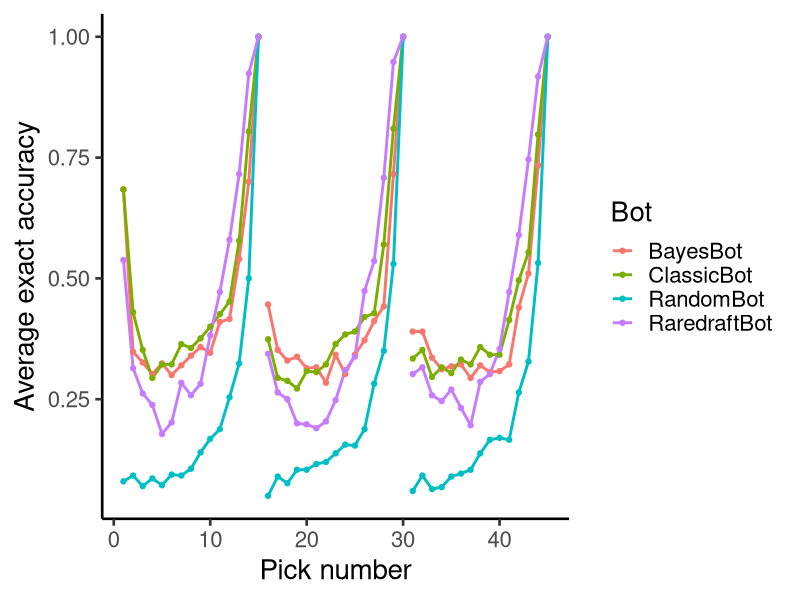
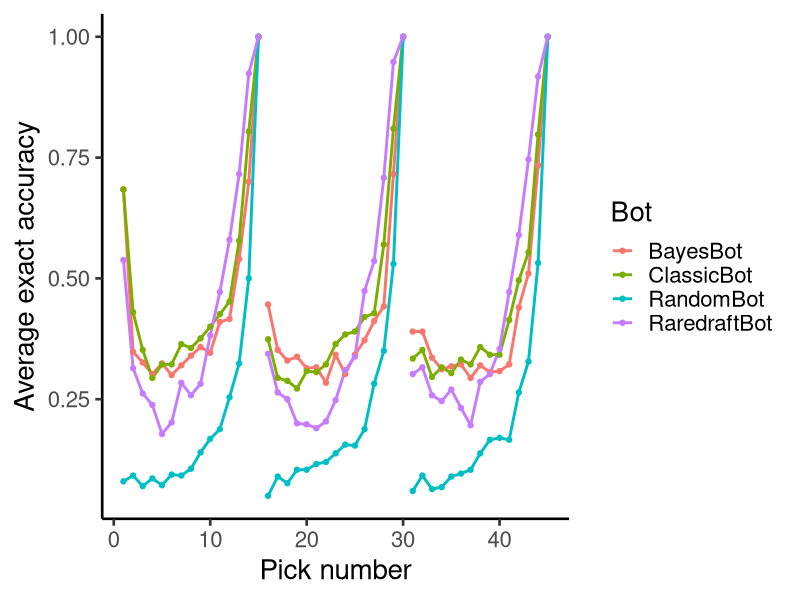

Reproduce these figures in R, in order.
library(ggplot2)
library(ggthemes)
library(dplyr)
library(tidyr)

# Sets working directory
setwd("~/../Documents/Projects/Draftsim/MTG/bots") # Henry's computer
#setwd("~/Projects/MTG/MTG-git/bots/output_files/") # Arseny's computer

# Loads in data
exact <- read.csv("exact_correct.tsv", sep = "\t")
fuzzy <- read.csv("fuzzy_correct.tsv", sep = "\t")
rank_error <- read.csv("rank_error.tsv", sep = "\t")
card_acc <- read.csv("card_accuracies.tsv", sep = "\t")

# Plots average differences in pick order. Makes sure that no
# lines are drawn between the last pick on one pack and the 
# first pick of the next pack by adding an additional group


# Plots accuracy by pick order
dsum <- gather(exact, bot, guess, -c(draft_num,pick_num,human_pick)) %>% 
  group_by(bot,pick_num) %>% summarize(m=mean(guess))
dsum <- dsum %>% mutate(pack=floor((pick_num-1)/15))
ggplot(dsum, aes(pick_num,m,color=bot,group=interaction(pack,bot))) + 
  geom_line(size = 1) +
  geom_point() +
  xlab("Pick number") +
  ylab("Average exact accuracy") +
  labs(color = "Bot") +
  theme_classic(base_size = 20)
write.csv(dsum, file = "Henrys_bots_summary.csv")
ggsave("pick_order_accuracy.png", width = 10, height = 7)



#ggsave("pick_order_accuracy.png", width = 10, height = 7)

